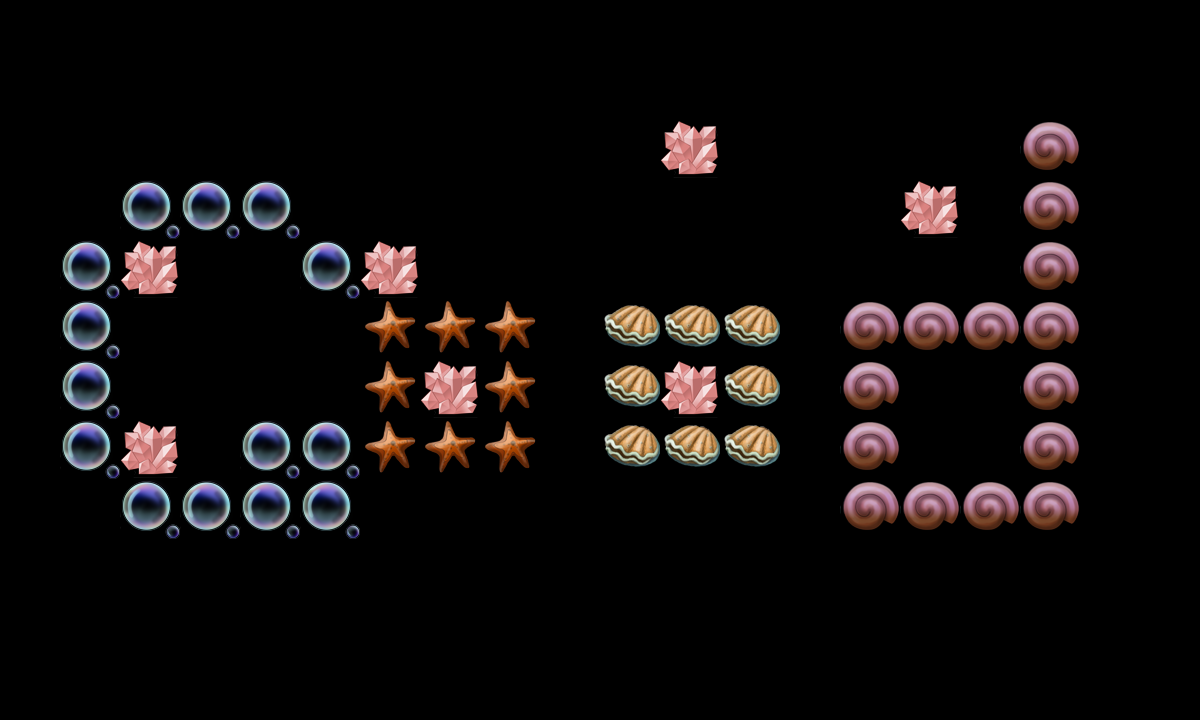

A 2D game scene composited from a Tiled map and its tileset images. What follows is a short description and the map's XML, with each tile layer's data collapsed to a summary:
An orthogonal 20x12 tile map with 60x60 px tiles, 2 tile layers (canDes, cannotDes) and 18 objects (re3, re1, re2, tankpoint, re4, ...).

<map version="1.0" orientation="orthogonal" width="20" height="12" tilewidth="60" tileheight="60">
 <tileset firstgid="1" name="tmw_desert_spacing" tilewidth="60" tileheight="60">
  <image source="tmw_desert_spacing.png" width="480" height="300" />
  <tile id="30">
   <properties>
    <property name="canDes" value="1" />
   </properties>
  </tile>
 </tileset>
 <layer name="canDes" width="20" height="12">
  <data>[240 cells, 45 non-empty, 4 distinct tile ids]</data>
 </layer>
 <layer name="cannotDes" width="20" height="12">
  <data>[240 cells, 7 non-empty, 1 distinct tile ids]</data>
 </layer>
 <objectgroup name="spawnPoints" width="20" height="12">
  <object name="re3" x="199" y="322" width="60" height="60" />
  <object name="re1" x="212" y="91" width="60" height="60" />
  <object name="re2" x="762" y="214" width="60" height="60" />
  <object name="tankpoint" x="483" y="603" width="60" height="60" />
  <object name="re4" x="753" y="509" width="60" height="60" />
  <object name="re5" x="900" y="600" width="60" height="60" />
  <object name="re6" x="395" y="109" width="60" height="60" />
  <object name="re7" x="300" y="600" width="60" height="60" />
  <object name="re8" x="840" y="60" width="60" height="60" />
  <object name="re9" x="513" y="37" width="56" height="55" />
 </objectgroup>
 <objectgroup name="roadPoints" width="20" height="12" visible="0">
  <object name="p3" x="598" y="242" width="60" height="60" />
  <object name="p4" x="602" y="58" width="60" height="60" />
  <object name="p1" x="302" y="240" width="60" height="60" />
  <object name="p2" x="302" y="598" width="60" height="60" />
 </objectgroup>
 <objectgroup name="bossPoint" width="20" height="12" visible="0">
  <object name="boss1" x="240" y="60" width="60" height="60" />
 </objectgroup>
 <objectgroup name="buildingPoint" width="20" height="12">
  <object name="building1" x="902" y="361" width="120" height="120" />
 </objectgroup>
 <objectgroup name="endPoint" width="20" height="12">
  <object name="endpoint" x="563" y="153" width="60" height="60" />
 </objectgroup>
 <objectgroup name="morePoint" width="20" height="12">
  <object name="morepoint" x="780" y="600" width="60" height="60" />
 </objectgroup>
</map>
